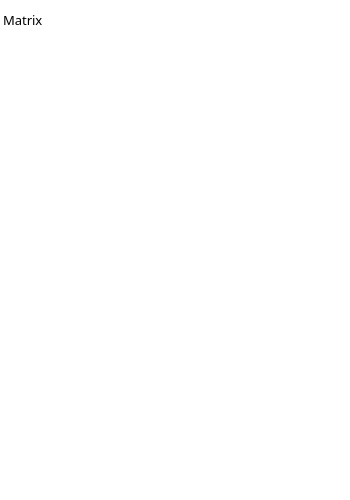
<?xml version="1.0" encoding="UTF-8"?>
<ui version="4.0">
 <class>MatrixMainWindow</class>
 <widget class="QMainWindow" name="MatrixMainWindow">
  <property name="geometry">
   <rect>
    <x>0</x>
    <y>0</y>
    <width>350</width>
    <height>500</height>
   </rect>
  </property>
  <property name="minimumSize">
   <size>
    <width>350</width>
    <height>500</height>
   </size>
  </property>
  <property name="maximumSize">
   <size>
    <width>350</width>
    <height>700</height>
   </size>
  </property>
  <property name="windowTitle">
   <string>MainWindow</string>
  </property>
  <property name="windowIcon">
   <iconset resource="res.qrc">
    <normaloff>:/icon/log</normaloff>:/icon/log</iconset>
  </property>
  <property name="styleSheet">
   <string notr="true">QMainWindow{
	background-color:rgb(255, 255, 255);
}
QLineEdit{
	border-top:0px;
	border-bottom:2px solid;
}
QPushButton
{
	background:white;
	border:0px;
}
QPushButton[text=&quot;登录&quot;]
{
	background:black;
	color:white;
	border:2px groove;
	border-radius:6px;
}
QPushButton[text=&quot;完成注册&quot;]
{
	background:black;
	color:white;
	border:2px groove;
	border-radius:6px;
}</string>
  </property>
  <widget class="QWidget" name="centralWidget">
   <widget class="QWidget" name="layoutWidget">
    <property name="geometry">
     <rect>
      <x>0</x>
      <y>0</y>
      <width>351</width>
      <height>39</height>
     </rect>
    </property>
    <layout class="QHBoxLayout" name="barTitle">
     <property name="spacing">
      <number>0</number>
     </property>
     <property name="leftMargin">
      <number>3</number>
     </property>
     <property name="rightMargin">
      <number>6</number>
     </property>
     <item>
      <widget class="QLabel" name="lableTitle">
       <property name="font">
        <font>
         <family>微软雅黑</family>
         <pointsize>10</pointsize>
        </font>
       </property>
       <property name="text">
        <string>Matrix</string>
       </property>
       <property name="textFormat">
        <enum>Qt::AutoText</enum>
       </property>
       <property name="alignment">
        <set>Qt::AlignLeading|Qt::AlignLeft|Qt::AlignVCenter</set>
       </property>
       <property name="margin">
        <number>7</number>
       </property>
      </widget>
     </item>
     <item>
      <widget class="QPushButton" name="btMinimize">
       <property name="minimumSize">
        <size>
         <width>30</width>
         <height>30</height>
        </size>
       </property>
       <property name="maximumSize">
        <size>
         <width>30</width>
         <height>30</height>
        </size>
       </property>
       <property name="styleSheet">
        <string notr="true">QPushButton:hover{
	image:url(:/icon/minAnti);
}
QPushButton{
	image:url(:/icon/min);
}</string>
       </property>
       <property name="text">
        <string/>
       </property>
       <property name="iconSize">
        <size>
         <width>800</width>
         <height>30</height>
        </size>
       </property>
      </widget>
     </item>
     <item>
      <widget class="QPushButton" name="btShutdown">
       <property name="minimumSize">
        <size>
         <width>30</width>
         <height>30</height>
        </size>
       </property>
       <property name="maximumSize">
        <size>
         <width>30</width>
         <height>30</height>
        </size>
       </property>
       <property name="styleSheet">
        <string notr="true">QPushButton:hover{
	image:url(:/icon/shutAnti);
}
QPushButton{
	image:url(:/icon/shut);
}</string>
       </property>
       <property name="text">
        <string/>
       </property>
       <property name="iconSize">
        <size>
         <width>50</width>
         <height>30</height>
        </size>
       </property>
      </widget>
     </item>
    </layout>
   </widget>
   <widget class="QStackedWidget" name="stackedWidget">
    <property name="geometry">
     <rect>
      <x>0</x>
      <y>40</y>
      <width>351</width>
      <height>461</height>
     </rect>
    </property>
    <property name="currentIndex">
     <number>0</number>
    </property>
    <widget class="QWidget" name="pageLogin"/>
    <widget class="QWidget" name="pageRegister"/>
   </widget>
  </widget>
 </widget>
 <layoutdefault spacing="6" margin="11"/>
 <resources>
  <include location="res.qrc"/>
 </resources>
 <connections/>
</ui>
